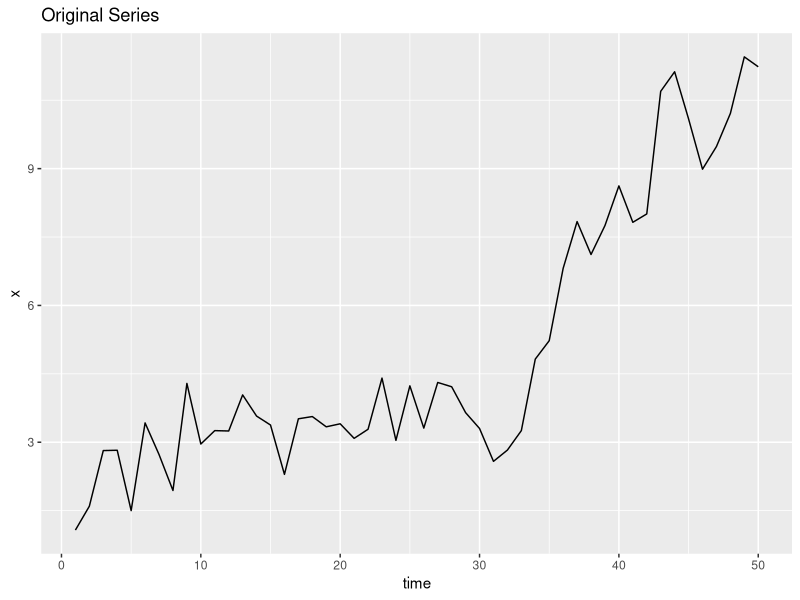
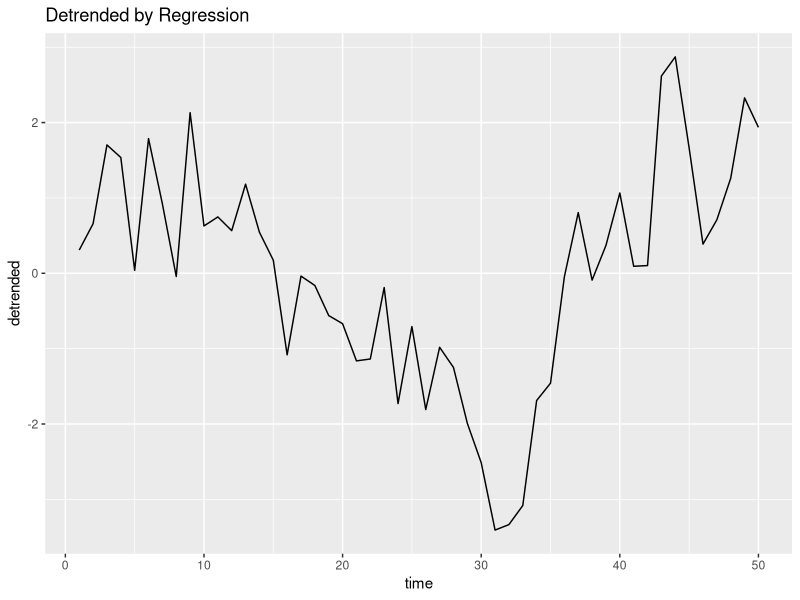
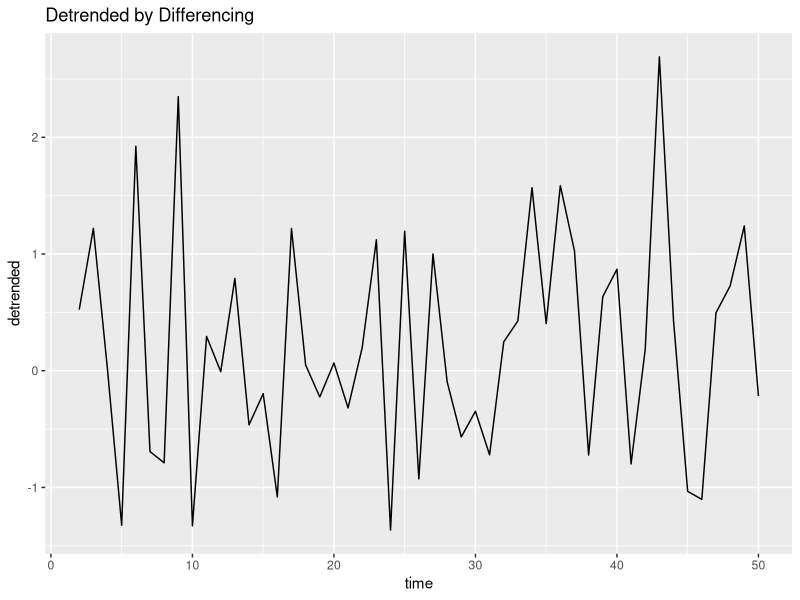
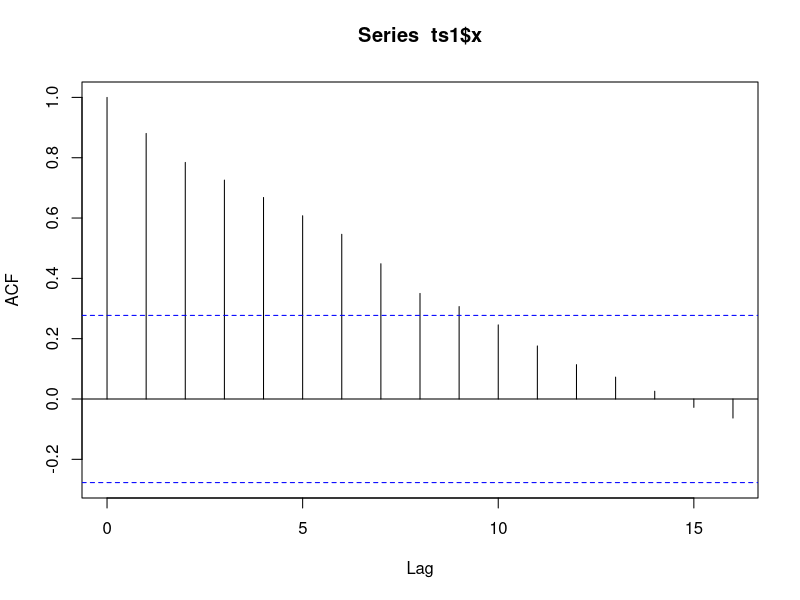
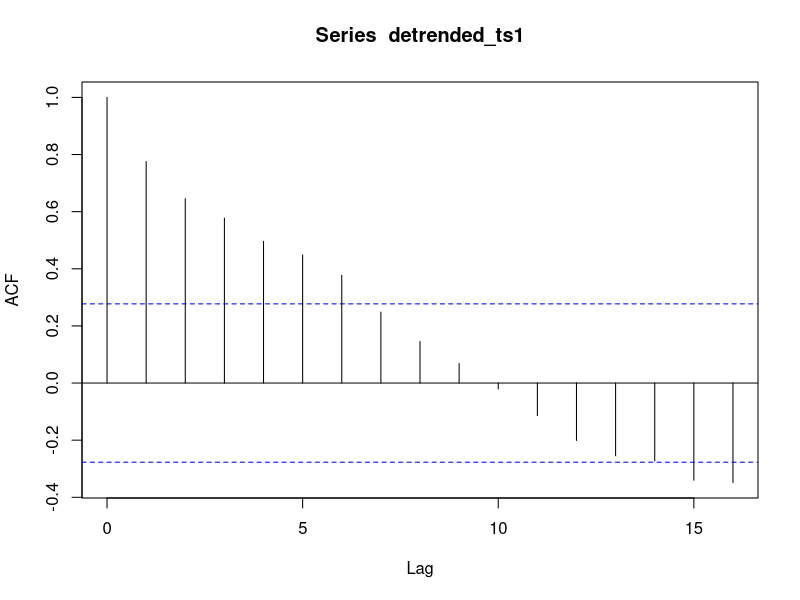
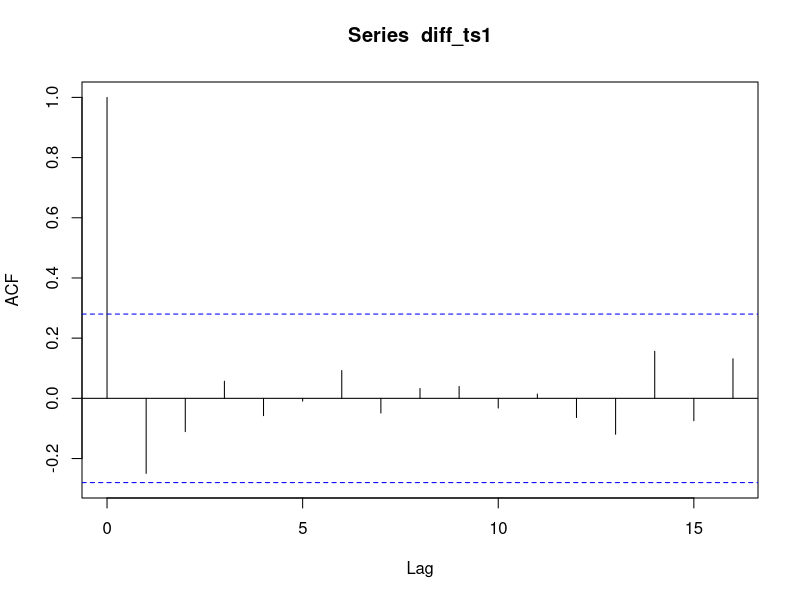
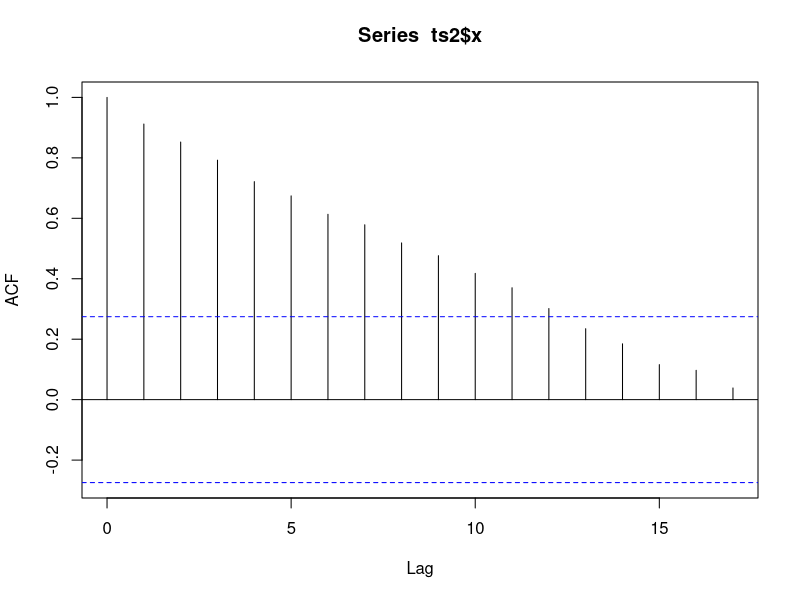
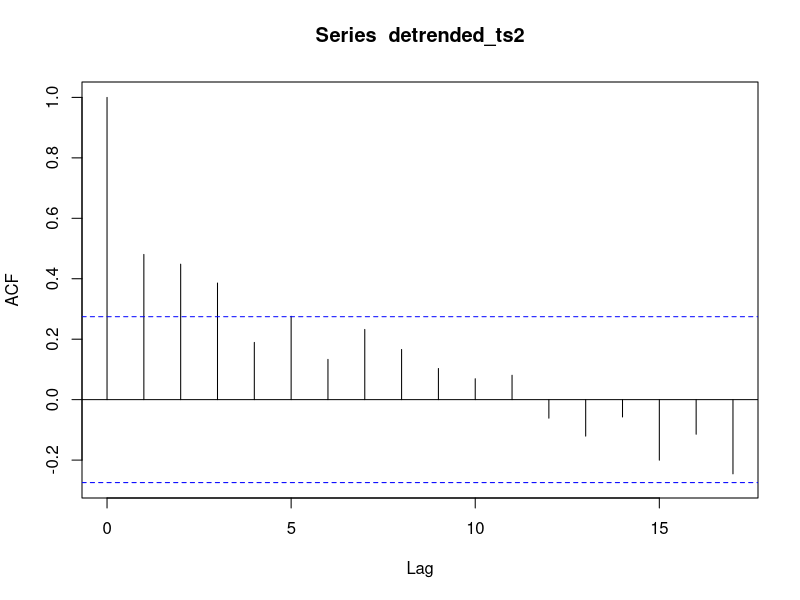

Recreate these plots in R, in order.
## ---- chunk 1
library(tidyverse)
library(forecast)

ts1 <- read_csv("ts1.csv")  # Has one variable called x
ts2 <- read_csv("ts2.csv")  # Has one variable called x

# Add an index column to act as time
ts1 <- ts1 %>% mutate(time = row_number())
ts2 <- ts2 %>% mutate(time = row_number())

# For ts1
model_ts1 <- lm(x ~ time, data = ts1)
detrended_ts1 <- residuals(model_ts1)

# For ts2
model_ts2 <- lm(x ~ time, data = ts2)
detrended_ts2 <- residuals(model_ts2)

## ---- chunk 2
diff_ts1 <- diff(ts1$x)
diff_ts2 <- diff(ts2$x)

# Original Series
ggplot(ts1, aes(x = time, y = x)) + geom_line() + ggtitle("Original Series")

# Detrended by Regression
ggplot(data.frame(time = ts1$time, detrended = detrended_ts1), aes(x = time, y = detrended)) +
  geom_line() + ggtitle("Detrended by Regression")

# Detrended by Differencing
ggplot(data.frame(time = ts1$time[-1], detrended = diff_ts1), aes(x = time, y = detrended)) +
  geom_line() + ggtitle("Detrended by Differencing")
## ---- chunk 3
# 1st Time Series
# ACF of ts1
acf(ts1$x)
# ACF of Detrended by Regression
acf(detrended_ts1)
# ACF of Detrended by Differencing
acf(diff_ts1)

# 2nd Time Series
# ACF of ts2
acf(ts2$x)
# ACF of Detrended by Regression
acf(detrended_ts2)
# ACF of Detrended by Differencing
acf(diff_ts2)
